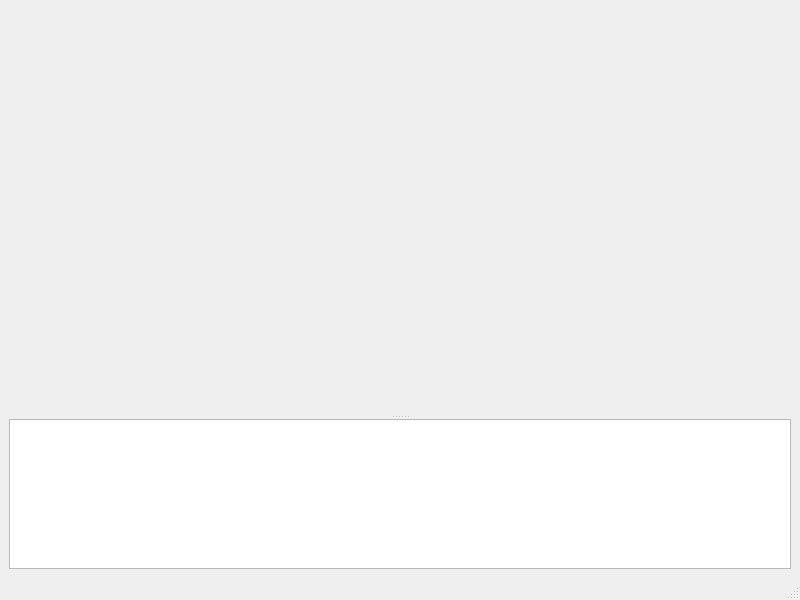
<?xml version="1.0" encoding="UTF-8"?>
<ui version="4.0">
 <class>MainWindow</class>
 <widget class="QMainWindow" name="MainWindow">
  <property name="geometry">
   <rect>
    <x>0</x>
    <y>0</y>
    <width>800</width>
    <height>600</height>
   </rect>
  </property>
  <property name="windowTitle">
   <string>MainWindow</string>
  </property>
  <widget class="QWidget" name="centralwidget">
   <layout class="QHBoxLayout" name="horizontalLayout">
    <item>
     <widget class="QSplitter" name="splitter">
      <property name="orientation">
       <enum>Qt::Orientation::Vertical</enum>
      </property>
      <widget class="GameWindow" name="widget" native="true"/>
      <widget class="LoggerWidget" name="textEdit">
       <property name="sizePolicy">
        <sizepolicy hsizetype="Expanding" vsizetype="Expanding">
         <horstretch>0</horstretch>
         <verstretch>0</verstretch>
        </sizepolicy>
       </property>
       <property name="maximumSize">
        <size>
         <width>16777215</width>
         <height>150</height>
        </size>
       </property>
      </widget>
     </widget>
    </item>
   </layout>
  </widget>
  <widget class="QMenuBar" name="menubar"/>
  <widget class="QStatusBar" name="statusbar"/>
 </widget>
 <customwidgets>
  <customwidget>
   <class>GameWindow</class>
   <extends>QWidget</extends>
   <header>gamewindow.h</header>
   <container>1</container>
  </customwidget>
  <customwidget>
   <class>LoggerWidget</class>
   <extends>QTextEdit</extends>
   <header>loggerwidget.h</header>
  </customwidget>
 </customwidgets>
 <resources/>
 <connections/>
</ui>
